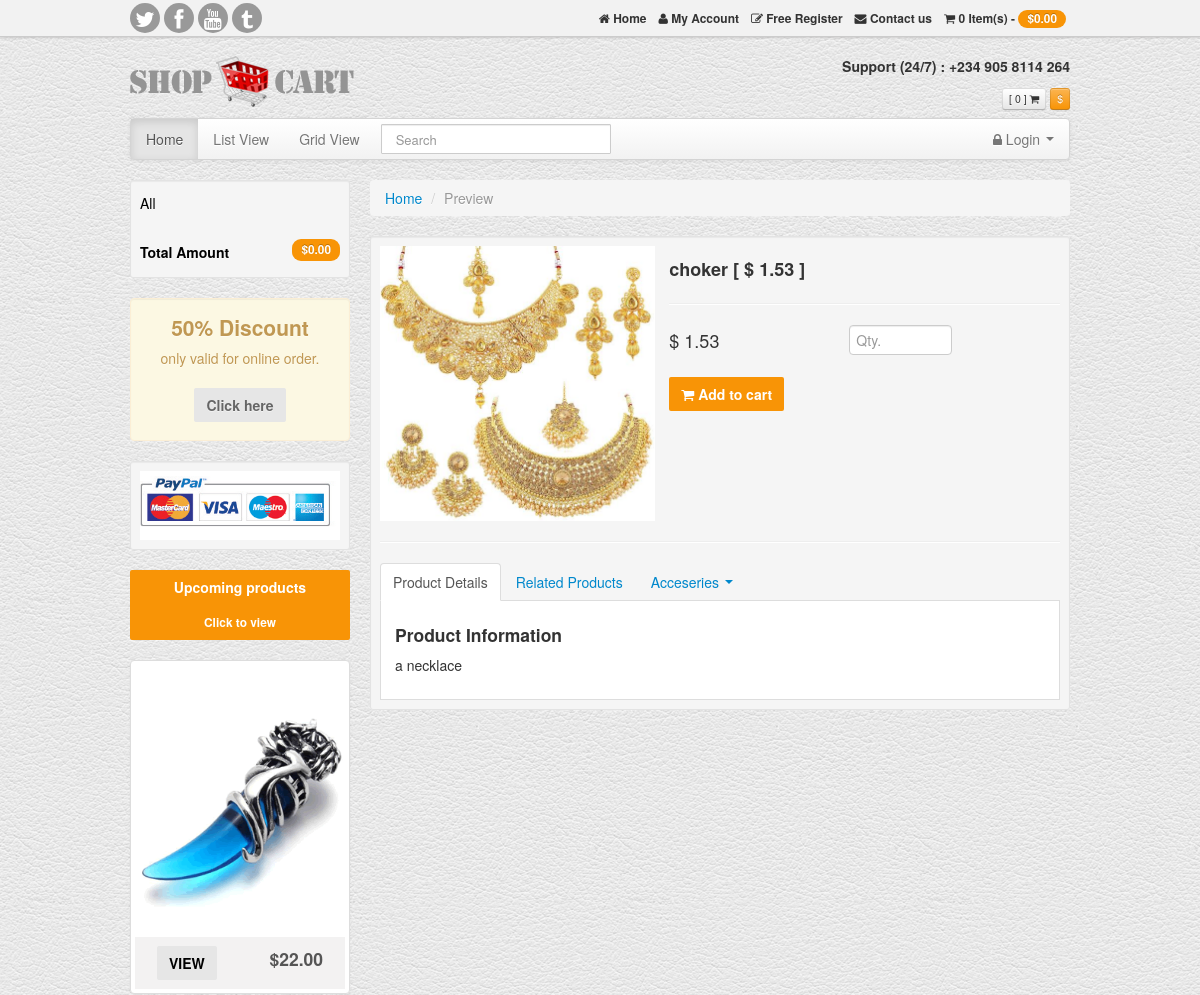
The app's page /1/choker/ (upper part), older data.
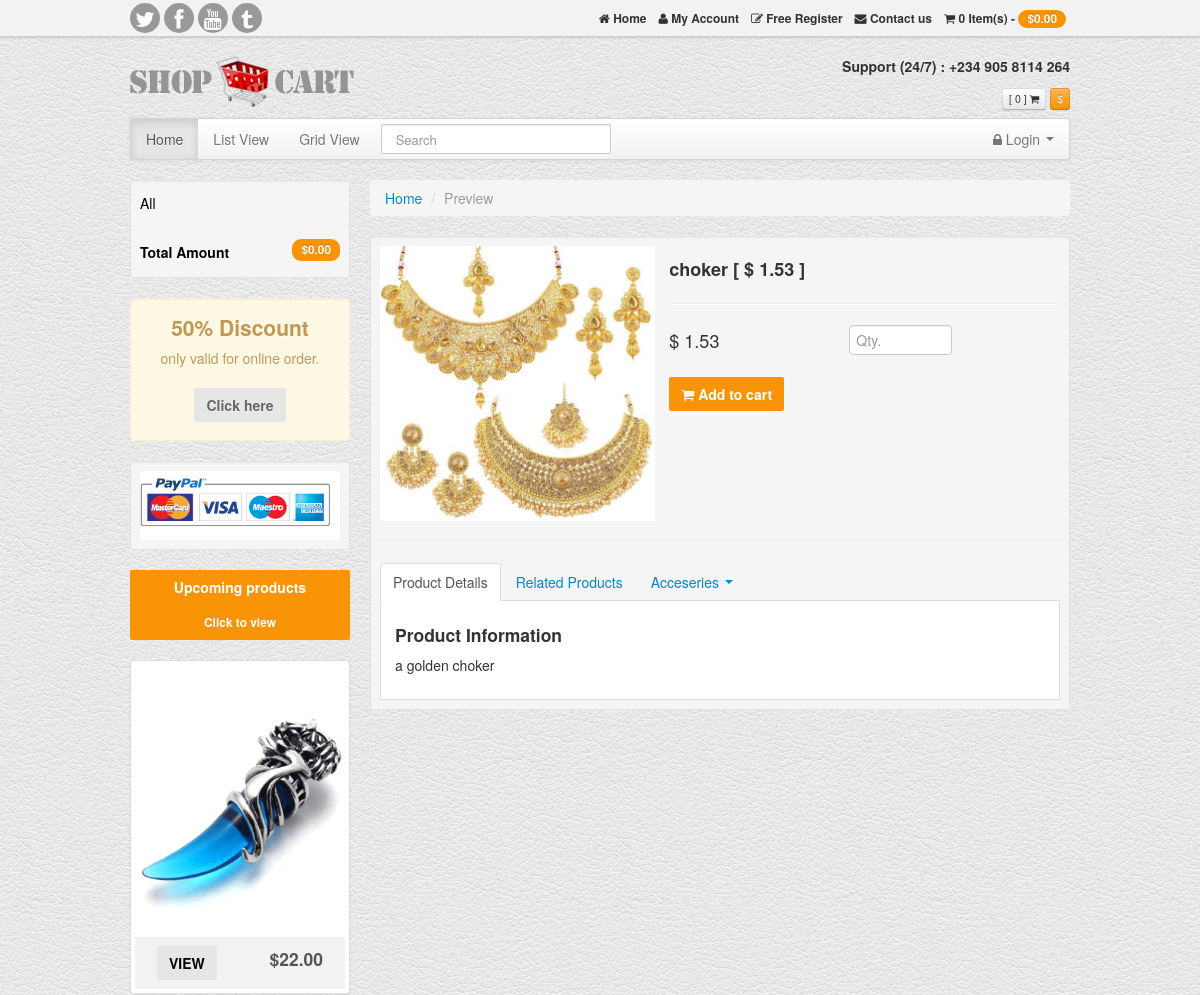
The same page, newer data.
### shop/models.py (models this page shows, shortened)
class Product(models.Model):
    category = models.ForeignKey(Category, related_name='products', on_delete=models.CASCADE)
    name = models.CharField(max_length=200, db_index=True)
    slug = models.CharField(max_length=200, db_index=True)
    image = models.ImageField(upload_to='products/%Y/%m/%d', blank=True)
    price = models.DecimalField(max_digits= 10, decimal_places=2)
    available = models.BooleanField(default=True)
    description = models.TextField(blank=True)
    created = models.TimeField(auto_now_add=True)
    updated = models.TimeField(auto_now=True)
    class Meta():
        ordering = ['name']
        index_together = (('id', 'slug'))

### shop/views.py (the view)
# urls.py: path('<int:id>/<slug:slug>/', views.product_detail, name='product-detail'),
def product_detail(request, id, slug):
    product = get_object_or_404(Product, id=id, slug=slug, available=True)
    return render(request, 'product_shop/product_details.html', {'product': product})

### shop/templates/product_shop/product_details.html (shortened to what the changed rows need)
{% load static %}
<!DOCTYPE html>
<html lang="en">
  <head>
    <link href="{% static 'assets/css/bootstrap.css' %}" rel="stylesheet"/>
    <link href="{% static 'css/base.css' %}" rel="stylesheet"/>
	<link href="{% static 'assets/font-awesome/css/font-awesome.css' %}" rel="stylesheet">
  </head>
<body>
<div class="container">
<header id="header">
<div class="row">
	<div class="span4">
	<h1>
	<a class="logo" href="index.html"><span>Twitter Bootstrap ecommerce template</span>
		<img src="{% static 'assets/img/logo-bootstrap-shoping-cart.png' %}" alt="bootstrap sexy shop">
	</a>
	</h1>
	</div>
</div>
</header>
	<div class="row">
<div id="sidebar" class="span3">
			  <div class="well well-small alert alert-warning cntr">
				  <h2>50% Discount</h2>
			  </div>
			<br>
			<br>
	</div>
	<div class="span9">
	<div class="well well-small">
	<div class="row-fluid">
			<div class="span5">
			<div id="myCarousel" class="carousel slide cntr">
                <div class="carousel-inner">
					<div class="item active">
						<a href="#"> <img src=" {{product.image.url}} " alt="" style="width:100%"></a>
					   </div>
                </div>
            </div>
			</div>
			<div class="span7">
				<h3>{{product.name}}  [ $ {{product.price}} ]</h3>
				<hr class="soft"/>
				<form class="form-horizontal qtyFrm">
				  <div class="control-group">
					<label class="control-label"><span>$ {{product.price}} </span></label>
				  </div>
				  <button type="submit" class="shopBtn"><span class=" icon-shopping-cart"></span> Add to cart</button>
				</form>
			</div>
			</div>
            <div id="myTabContent" class="tab-content tabWrapper">
            <div class="tab-pane fade active in" id="home">
			  <h4>Product Information</h4>
				<p>
					{{product.description}}
				</p>
			</div>
            </div>
</div>
</div>
</div>
</div>
  </body>
</html>

Row changes from the older to the newer data that the page shows:
changed Product "choker": description "a necklace" → "a golden choker"
